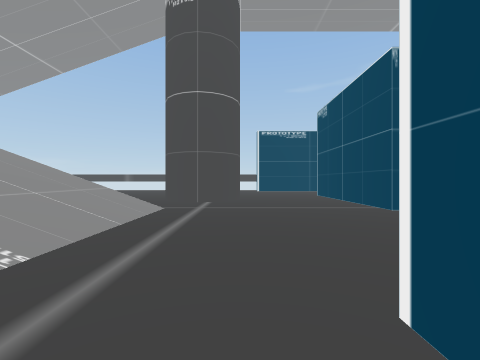
[1] (above)

20 first-person views from a walk through a scene from a Unity 3-D project. The camera is 1.3 m above the floor, looks level and sees 90° across. The floor is counted in squares, 2 m on a side. Each view is taken from the middle of a square. On the plan, view 1 faces up. The plan holds only what a view shows up to about 9 squares ahead; the rest is blank. The place goes on beyond the plan. The player is left out. Some animated figures are left out.

[2]
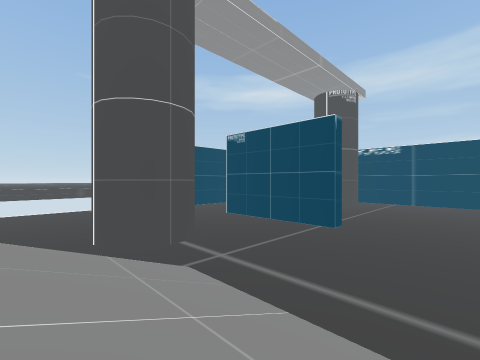

[3]
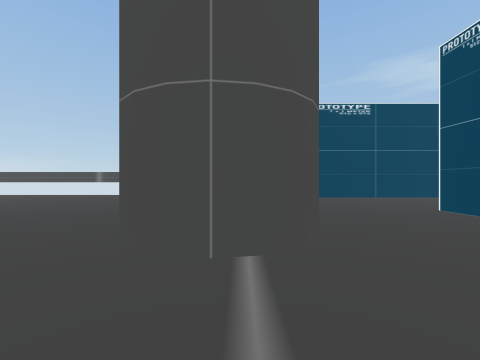

[4]
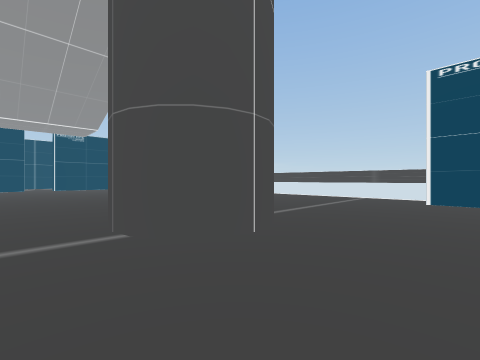

[5]
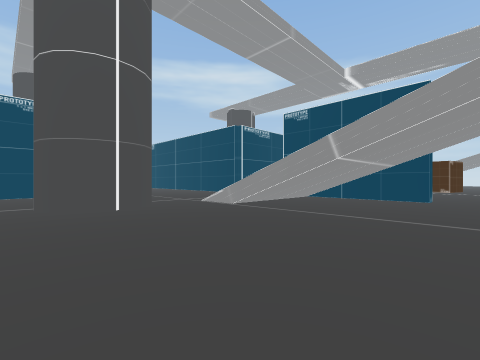

[6]
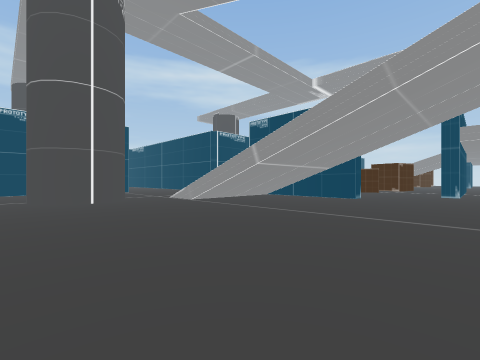

[7]
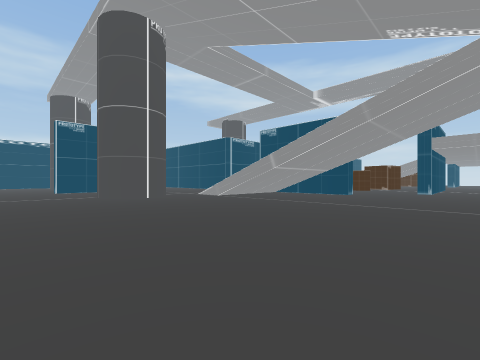

[8]
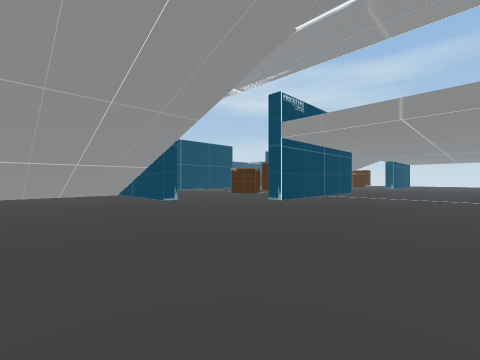

[9]
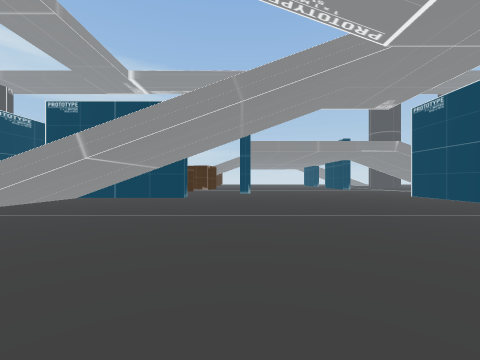

[10]
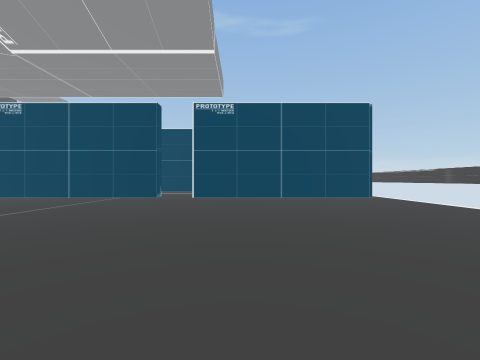

[11]
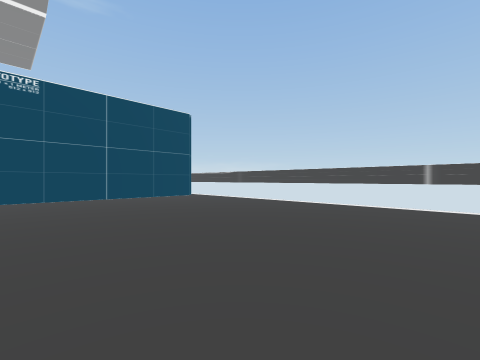

[12]
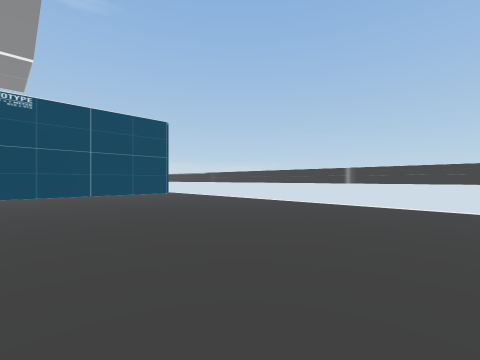

[13]
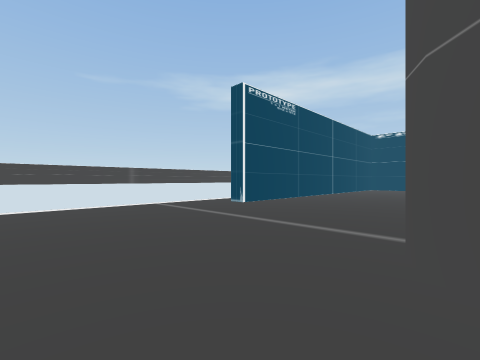

[14]
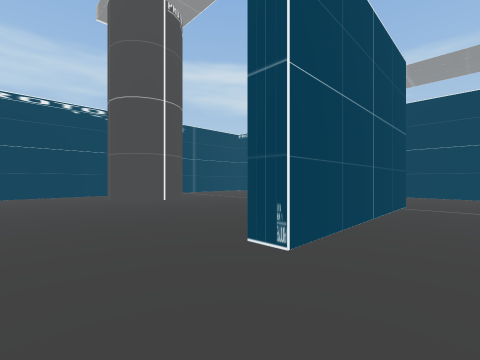

[15]
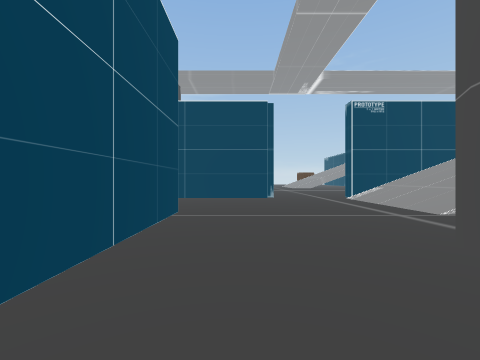

[16]
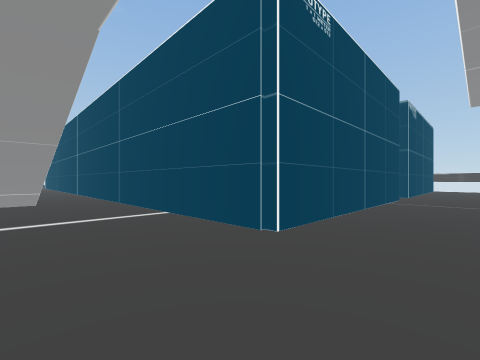

[17]
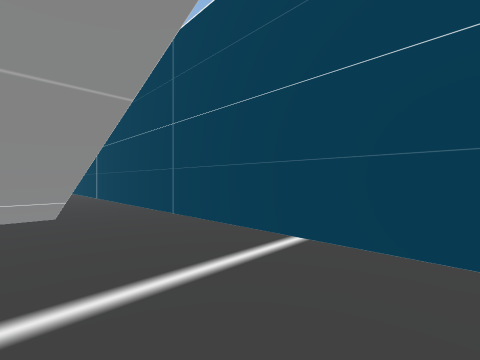

[18]
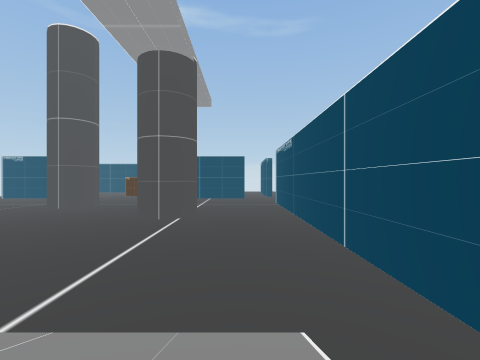

[19]
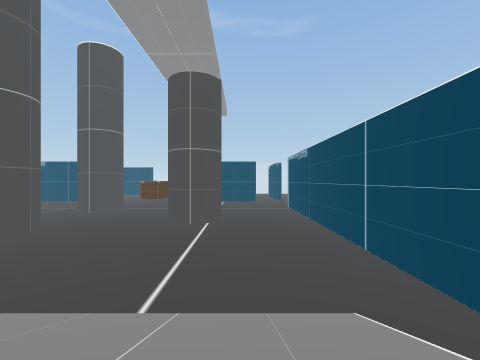

[20]
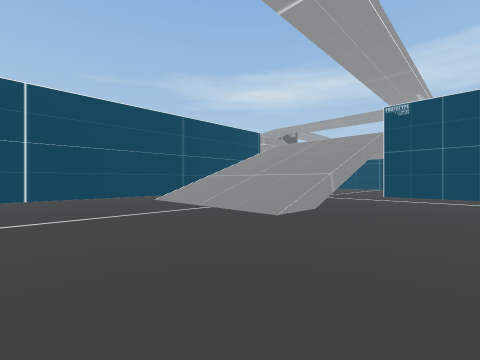

### Floor plan
Key: @ floor where view 1 was taken; # wall or solid block; . floor; / step, stairs or slope.
Columns run from 30 left of view 1 to 13 right of it. Each row starts with its distance up from view 1.
 15               #.................
 14               #.................#####
 13               #.....................
 12               #............................#
 11               #............................#
 10               #...................#........#
  9               #.............##....#.....##
  8               ..............###...# ....#
  7               ...............#....#  ...#
  6               #...................#
  5               #..........////........
  4               #.......... ///.........
  3               #.......... ///..........
  2               #..........////..........
  1 ###############........######..####
  0 ........................      @
 -1 ........................
 -2 .......////..........#.
 -3 .......////     .....#
 -4 .......////     ....
 -5 .......////.    ...
 -6 .......////..   ..
 -7 ..............#
 -8 ..............#
 -9 ..............#

Positions as (right, up) in squares from view 1, and headings:
1: (0, 0), facing up
2: (-4, 2), facing up-right
3: (-1, 5), facing up
4: (2, 6), facing up-left
5: (-8, 10), facing down-right
6: (-10, 10), facing down-right
7: (-11, 12), facing down-right
8: (-14, 5), facing down-right
9: (-9, 10), facing down
10: (-7, 10), facing left
11: (-7, 9), facing up-left
12: (-5, 9), facing up-left
13: (-4, 9), facing up-right
14: (2, 12), facing down-right
15: (2, 10), facing down
16: (-14, -2), facing up-left
17: (-17, -2), facing up-left
18: (-21, -2), facing left
19: (-20, -3), facing left
20: (-27, -9), facing up-right
